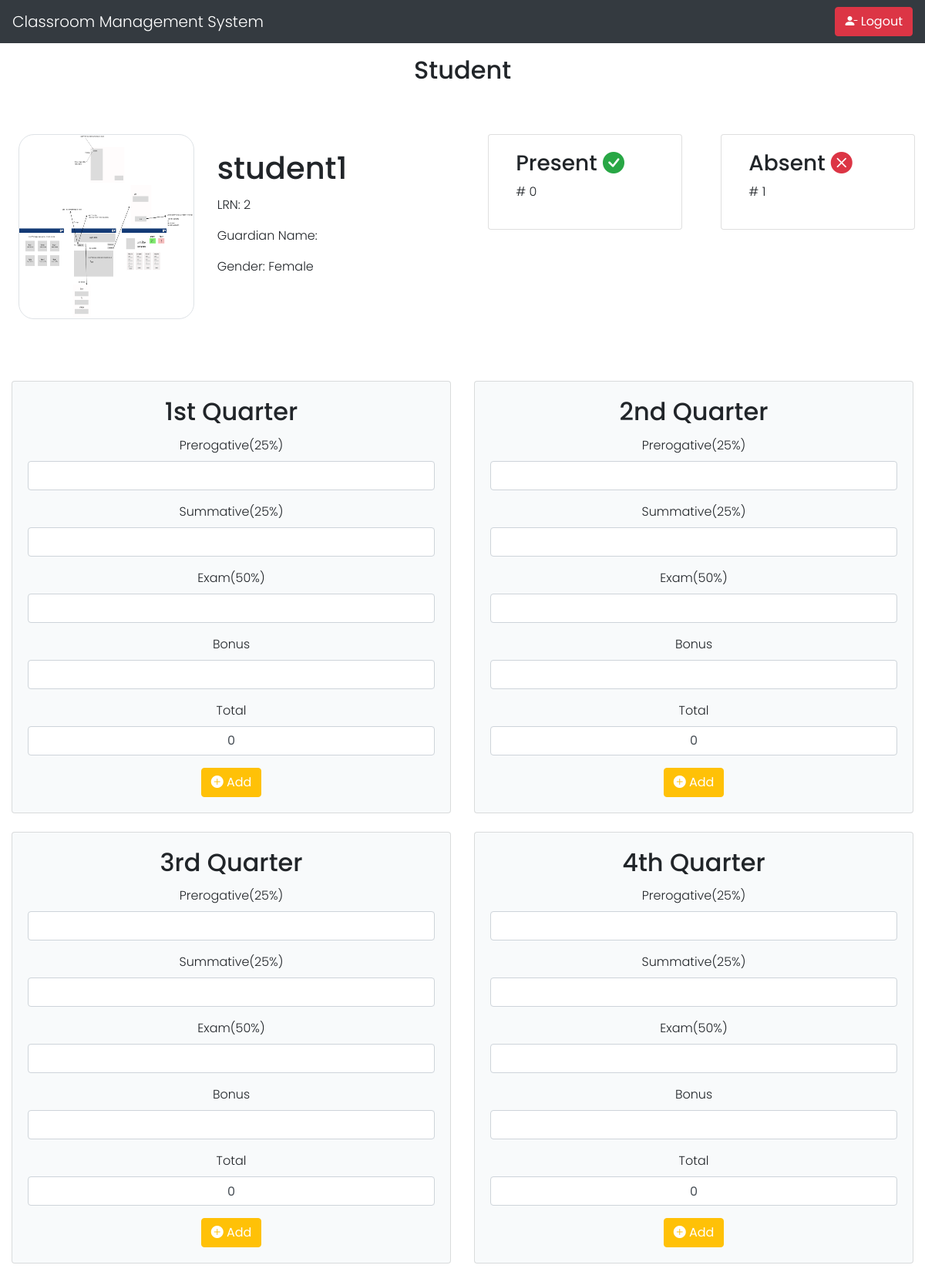
Page /student_grade.php?class_member_id=20 (signed in) on the committed database.
### tables this page shows
CREATE TABLE `class_member` (
  `class_member_id` int(11) NOT NULL,
  `student_id` int(11) NOT NULL,
  `class_id` int(11) NOT NULL
);

CREATE TABLE `student` (
  `id` int(11) NOT NULL,
  `lrn` varchar(50) NOT NULL,
  `fullname` varchar(150) NOT NULL,
  `guardian_name` varchar(150) NOT NULL,
  `username` varchar(100) NOT NULL,
  `password` varchar(100) NOT NULL,
  `profile` varchar(100) NOT NULL,
  `gender` varchar(50) NOT NULL
);

### student_grade.php (the view, shortened to what the rows shown need)
<?php
include 'mysql_connect.php';
?>
<!DOCTYPE html>
<html lang="en">
<head>
</head>
<link rel="stylesheet" href="https://maxcdn.bootstrapcdn.com/bootstrap/4.5.2/css/bootstrap.min.css">
<link rel="stylesheet" href="https://cdn.jsdelivr.net/npm/bootstrap-icons@1.9.1/font/bootstrap-icons.css">
<body>
    <div class="container mt-3">
        <h2 class="text-center">Student</h2>
    </div>
    <div class="container-fluid mt-5 px-3 py-3">
        <div class="row">
            <div class="card mb-3 border-0 ml-2  col-md-6">
                <?php
                $class_member_id = $_GET["class_member_id"];
                $query =  "SELECT *
                    FROM class_member
                    INNER JOIN student ON class_member.student_id=student.id
                    INNER JOIN class ON class_member.class_id=class.class_id
                    WHERE class_member.class_member_id = " . $class_member_id;
                $res = mysqli_query($conn, $query);
                $classMemberDetails = mysqli_fetch_assoc($res);
                ?>
                <div class="row no-gutters">
                    <div class="col-md-4">
                        <img src="<?php echo $classMemberDetails['profile']; ?>" class="card-img border" alt="..." style="min-height: 30vh; min-width: 19vw; border-radius: 20px;">
                    </div>
                    <div class="col-md-8">
                        <div class="card-body ml-lg-5">
                            <h1 class="card-title"><?php echo $classMemberDetails['fullname']; ?></h1>
                            <p class="card-text">LRN: <?php echo $classMemberDetails['lrn']; ?></p>
                            <p class="card-text">Guardian Name: <?php echo $classMemberDetails['guardian_name']; ?></p>
                            <p class="card-text">Gender: <?php echo $classMemberDetails['gender']; ?></p>
                        </div>
                    </div>
                </div>
            </div>
        </div>
    </div>
    <div class="container-fluid text-center mt-5">
        <div class="row row-cols-1 row-cols-md-2">
            <div class="col mb-4">
                <div class="card" style="background-color: #F8FAFB;">
                    <div class="card-body">
                        <h2 class="card-title">1st Quarter</h2>
                    </div>
                </div>
            </div>
            <div class="col mb-4">
                <div class="card" style="background-color: #F8FAFB;">
                    <div class="card-body">
                        <h2 class="card-title">2nd Quarter</h2>
                    </div>
                </div>
            </div>
            <div class="col mb-4">
                <div class="card" style="background-color: #F8FAFB;">
                    <div class="card-body">
                        <h2 class="card-title">3rd Quarter</h2>
                    </div>
                </div>
            </div>
            <div class="col mb-4">
                <div class="card" style="background-color: #F8FAFB;">
                    <div class="card-body">
                        <h2 class="card-title">4th Quarter</h2>
                    </div>
                </div>
            </div>
</body>
</html>

### rows in the picture
class_member: student.profile (picture), student.fullname "student1", student.lrn "2", student.gender "Female"

### other values in the picture
$presentCount "0"
$absentCount "1"
